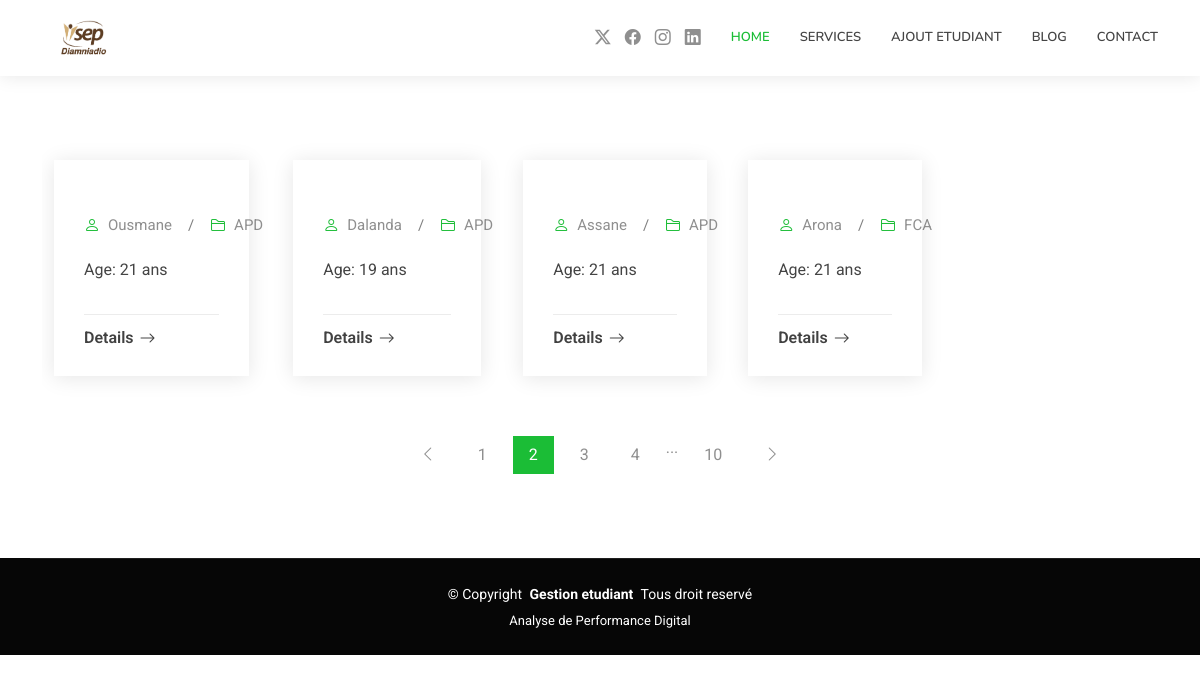
Screenshot of /blog/ with the database file from the repository.
### etudiant/models.py (models this page shows, shortened)
class Etudiant(models.Model):
    METIER=[('APD','APD'),('DFE','DFE'),('FCA','FCA')]
    nom= models.CharField(max_length=20)
    prenom=models.CharField(max_length=20)
    age=models.PositiveIntegerField()
    metier=models.CharField(max_length=20, choices=METIER)
    est_inscrit=models.BooleanField()
    create_at =models.DateTimeField(auto_now_add=True)

### etudiant/views.py (the view)
# urls.py: 2. Add a URL to urlpatterns:  path('blog/', include('blog.urls'))
def blog(request):
    etudiant=Etudiant.objects.all().order_by('create_at')
    return render(request, 'etudiant/blog.html',{'etudiant':etudiant})

### etudiant/templates/etudiant/blog.html (shortened to what this page needs)
{% extends 'etudiant/base.html' %}
{% load static %}
{% block content %}
<body class="blog-page">
  <main class="main">
    <section id="blog-posts" class="blog-posts section">
      <div class="container d-flex">
        {% for etd in etudiant %}
        <div class="row gy-4">
          <div class="col-lg-10">
            <article class="position-relative h-100">
              <div class="post-img position-relative overflow-hidden">
              </div>
              <div class="post-content d-flex flex-column">
                <div class="meta d-flex align-items-center">
                  <div class="d-flex align-items-center">
                    <i class="bi bi-person"></i> <span class="ps-2">{{ etd.prenom }}</span>
                  </div>
                  <span class="px-3 text-black-50">/</span>
                  <div class="d-flex align-items-center">
                    <i class="bi bi-folder2"></i> <span class="ps-2">{{ etd.metier }}</span>
                  </div>
                </div>
                <p>
                  Age: {{ etd.age }} ans
                </p>
                <hr>
                <a href="{% url 'details' etd.id %}" class="readmore stretched-link"><span>Details </span><i class="bi bi-arrow-right"></i></a>
              </div>
            </article>
          </div>
        </div>
        {% endfor %}
      </div>
    </section>
    <section id="blog-pagination" class="blog-pagination section">
      <div class="container">
        <div class="d-flex justify-content-center">
          <ul>
            <li><a href="#"><i class="bi bi-chevron-left"></i></a></li>
            <li><a href="#">1</a></li>
            <li><a href="#" class="active">2</a></li>
            <li><a href="#">3</a></li>
            <li><a href="#">4</a></li>
            <li>...</li>
            <li><a href="#">10</a></li>
            <li><a href="#"><i class="bi bi-chevron-right"></i></a></li>
          </ul>
        </div>
      </div>
    </section>
  </main>
</body>
</html>
{% endblock %}

### etudiant/templates/etudiant/base.html (shortened to what this page needs)
{% load static %}
<!DOCTYPE html>
<html lang="en">
<head>
  <link href="{% static 'vendor/bootstrap/css/bootstrap.min.css' %} "  rel="stylesheet">
  <link href="{% static 'vendor/bootstrap-icons/bootstrap-icons.css' %} "  rel="stylesheet">
  <link href="{% static 'vendor/aos/aos.css' %} "  rel="stylesheet">
  <link href="{% static 'vendor/glightbox/css/glightbox.min.css' %} "  rel="stylesheet">
  <link href="{% static 'vendor/swiper/swiper-bundle.min.css' %} "  rel="stylesheet">
  <link href="{% static 'css/main.css' %} "  rel="stylesheet">
</head>
<body class="index-page">
    <header id="header" class="header d-flex align-items-center sticky-top">
        <div class="container position-relative d-flex align-items-center">
          <a href="{% url 'index' %}" class="logo d-flex align-items-center me-auto">
            <img src="{% static '/img/isepd.png' %}" alt="">
          </a>
          <nav id="navmenu" class="navmenu">
            <ul>
              <li><a href="{% url 'index' %}" class="active" style="text-decoration: none;">Home</a></li>
              <li><a href="#" style="text-decoration: none;">Services</a></li>
              <li><a href="{% url 'etudiants' %}" style="text-decoration: none;">Ajout Etudiant</a></li>
              <li><a href="{% url 'blog' %}" style="text-decoration: none;">Blog</a></li>
              <li><a href="#" style="text-decoration: none;">Contact</a></li>
            </ul>
          </nav>
          <div class="header-social-links">
            <a href="#" class="twitter"><i class="bi bi-twitter-x"></i></a>
            <a href="#" class="facebook"><i class="bi bi-facebook"></i></a>
            <a href="#" class="instagram"><i class="bi bi-instagram"></i></a>
            <a href="#" class="linkedin"><i class="bi bi-linkedin"></i></a>
          </div>
        </div>
      </header>
      <div class="container mt-4">
        {% block content %}
        {% endblock %}
    <footer id="footer" class="footer dark-background">
      <div class="container copyright text-center mt-4">
        <p>© <span>Copyright</span> <strong class="px-1 sitename">Gestion etudiant</strong> <span>Tous droit reservé</span></p>
        <div class="credits">
          <p>Analyse de Performance Digital</p>
        </div>
      </div>
    </footer>
</body>
</html>

### static/css/main.css (style rules this page uses)
:root { --default-font: "Roboto", system-ui, -apple-system, "Segoe UI", Roboto, "Helvetica Neue", Arial, "Noto Sans", "Liberation Sans", sans-serif, "Apple Color Emoji", "Segoe UI Emoji", "Segoe UI Symbol", "Noto Color Emoji"; --heading-font: "Raleway", sans-serif; --nav-font: "Nunito", sans-serif; }
:root { --background-color: #ffffff; --default-color: #444444; --heading-color: #111111; --accent-color: #1bbd36; --surface-color: #ffffff; --contrast-color: #ffffff; }
:root { --nav-color: #444444; --nav-hover-color: #1bbd36; --nav-mobile-background-color: #ffffff; --nav-dropdown-background-color: #ffffff; --nav-dropdown-color: #444444; --nav-dropdown-hover-color: #1bbd36; }
.dark-background { --background-color: #060606; --default-color: #ffffff; --heading-color: #ffffff; --surface-color: #252525; --contrast-color: #ffffff; }
:root { scroll-behavior: smooth; }
body { color: var(--default-color); background-color: var(--background-color); font-family: var(--default-font); }
a { color: var(--accent-color); text-decoration: none; transition: 0.3s; }
.header { color: var(--default-color); background-color: var(--background-color); padding: 10px 0; transition: all 0.5s; z-index: 997; box-shadow: 0px 0 18px rgba(0, 0, 0, 0.1); }
.header .logo { line-height: 1; }
.header .logo img { max-height: 36px; margin-right: 8px; }
.header .header-social-links { padding: 0 0 0 15px; }
.header .header-social-links a { color: color-mix(in srgb, var(--default-color), transparent 40%); padding-left: 10px; display: inline-block; transition: 0.3s; font-size: 16px; }
.header .header-social-links a i { line-height: 0px; }
@media (max-width: 1200px) { .header .logo { order: 1; } }
@media (max-width: 1200px) { .header .header-social-links { order: 2; padding: 0 15px 0 0; } }
@media (max-width: 1200px) { .header .navmenu { order: 3; } }
@media (min-width: 1200px) { .navmenu { padding: 0; } }
@media (min-width: 1200px) { .navmenu ul { margin: 0; padding: 0; display: flex; list-style: none; align-items: center; } }
@media (min-width: 1200px) { .navmenu li { position: relative; } }
@media (min-width: 1200px) { .navmenu a, .navmenu a:focus { color: var(--nav-color); padding: 18px 15px; font-size: 13px; font-family: var(--nav-font); text-transform: uppercase; font-weight: 600; display: flex; align-items: center; justify-content: space-between; white-space: nowrap; transition: 0.3s; } }
@media (min-width: 1200px) { .navmenu li:last-child a { padding-right: 0; } }
@media (min-width: 1200px) { .navmenu li:hover>a, .navmenu .active, .navmenu .active:focus { color: var(--nav-hover-color); } }
.footer { color: var(--default-color); background-color: var(--background-color); font-size: 14px; position: relative; }
.footer .copyright { padding: 25px 0; border-top: 1px solid color-mix(in srgb, var(--default-color), transparent 90%); }
.footer .copyright p { margin-bottom: 0; }
.footer .credits { margin-top: 6px; font-size: 13px; }
section, .section { color: var(--default-color); background-color: var(--background-color); padding: 60px 0; scroll-margin-top: 100px; overflow: clip; }
.blog-posts article { background-color: var(--surface-color); box-shadow: 0px 2px 20px rgba(0, 0, 0, 0.1); transition: 0.3s; }
.blog-posts .post-content { padding: 30px; }
.blog-posts .meta i { font-size: 16px; color: var(--accent-color); }
.blog-posts .meta span { font-size: 15px; color: color-mix(in srgb, var(--default-color), transparent 40%); }
.blog-posts p { margin-top: 20px; }
.blog-posts hr { color: color-mix(in srgb, var(--default-color), transparent 60%); margin-bottom: 15px; }
.blog-posts .readmore { display: flex; align-items: center; font-weight: 600; line-height: 1; transition: 0.3s; color: color-mix(in srgb, var(--heading-color), transparent 20%); }
.blog-posts .readmore i { line-height: 0; margin-left: 6px; font-size: 16px; }
.blog-pagination { padding-top: 0; color: color-mix(in srgb, var(--default-color), transparent 40%); }
.blog-pagination ul { display: flex; padding: 0; margin: 0; list-style: none; }
.blog-pagination li { margin: 0 5px; transition: 0.3s; }
.blog-pagination li a { color: color-mix(in srgb, var(--default-color), transparent 40%); padding: 7px 16px; display: flex; align-items: center; justify-content: center; }
.blog-pagination li a.active, .blog-pagination li a:hover { background: var(--accent-color); color: var(--contrast-color); }

### rows the page displays
Etudiant: prenom "Ousmane", metier "APD", age "21"
Etudiant: prenom "Dalanda", metier "APD", age "19"
Etudiant: prenom "Assane", metier "APD", age "21"
Etudiant: prenom "Arona", metier "FCA", age "21"
